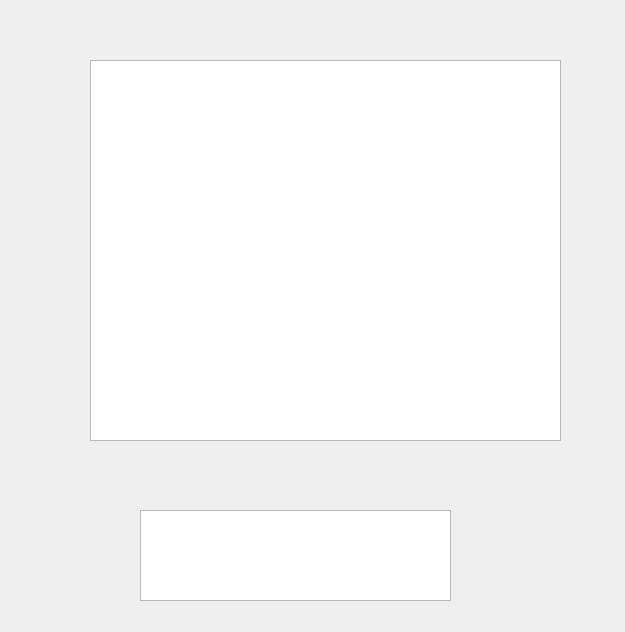
<?xml version="1.0" encoding="UTF-8"?>
<ui version="4.0">
 <class>MainWindow</class>
 <widget class="QMainWindow" name="MainWindow">
  <property name="geometry">
   <rect>
    <x>0</x>
    <y>0</y>
    <width>625</width>
    <height>632</height>
   </rect>
  </property>
  <property name="windowTitle">
   <string>MainWindow</string>
  </property>
  <widget class="QWidget" name="centralWidget">
   <widget class="QGraphicsView" name="graphicsView">
    <property name="geometry">
     <rect>
      <x>90</x>
      <y>60</y>
      <width>471</width>
      <height>381</height>
     </rect>
    </property>
    <property name="verticalScrollBarPolicy">
     <enum>Qt::ScrollBarAlwaysOff</enum>
    </property>
    <property name="horizontalScrollBarPolicy">
     <enum>Qt::ScrollBarAlwaysOff</enum>
    </property>
   </widget>
   <widget class="QGraphicsView" name="graphicsView_2">
    <property name="geometry">
     <rect>
      <x>140</x>
      <y>510</y>
      <width>311</width>
      <height>91</height>
     </rect>
    </property>
    <property name="verticalScrollBarPolicy">
     <enum>Qt::ScrollBarAlwaysOff</enum>
    </property>
    <property name="horizontalScrollBarPolicy">
     <enum>Qt::ScrollBarAlwaysOff</enum>
    </property>
   </widget>
  </widget>
  <widget class="QMenuBar" name="menuBar">
   <property name="geometry">
    <rect>
     <x>0</x>
     <y>0</y>
     <width>625</width>
     <height>26</height>
    </rect>
   </property>
  </widget>
 </widget>
 <layoutdefault spacing="6" margin="11"/>
 <resources/>
 <connections/>
</ui>
